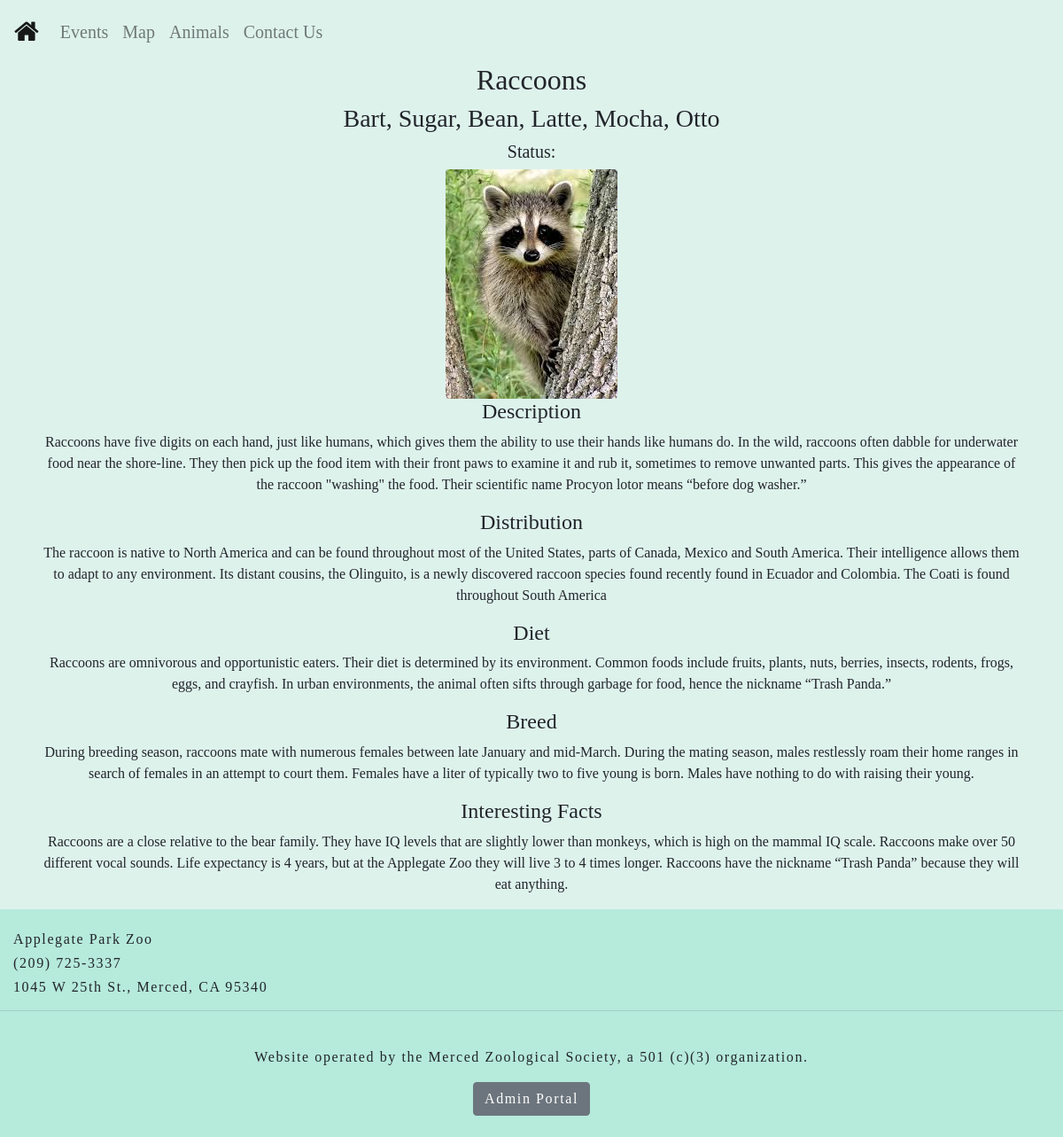
Page /animals/6 on the committed database.
### run.py (models this page shows, shortened)
class Animal(db.Model):
    id_animal = db.Column(db.Integer, primary_key=True)
    names = db.Column(db.String, unique=False, nullable=True)
    name_animal = db.Column(db.String, unique=False, nullable=True)
    dist_animal = db.Column(db.String, unique=False, nullable=True)
    diet_animal = db.Column(db.String, unique=False, nullable=True)
    desc_animal = db.Column(db.String, unique=False, nullable=True)
    breed_animal = db.Column(db.String, unique=False, nullable=True)
    behavior_animal = db.Column(db.String, unique=False, nullable=True)
    status_animal = db.Column(db.String, unique=False, nullable=True)
    fact_animal = db.Column(db.String, unique=False, nullable=True)
    image_filename = db.Column(db.String, default=None, nullable=True)
    image_url = db.Column(db.String, default=None, nullable=True)

### run.py (the view)
@app.route("/animals/<id>")
def animal(id):
    anim = Animal.query.get(id)
    print(anim.image_url)
    return render_template("animal.html", animal=anim)

### templates/animal.html (shortened to what this page needs)
{% extends "layout.html" %}
{% block content %}
<div class="container" style="text-align:center;">
  <h2>{{animal.name_animal}}</h2>
  <h3>{{animal.names}}</h3>
  <h5>Status: {{animal.status_animal}}</h5>
  {% if animal.image_filename %}
  <img class = "rounded" src="/static/img/{{animal.image_filename}}">
  {% else %}
  <img src="/static/img/default.png">
  {% endif %}
  {% if animal.desc_animal %}
  <h4>Description</h4>
  <p>{{animal.desc_animal}}</p>
  {%endif%}
  {% if animal.dist_animal %}
  <h4>Distribution</h4>
  <p>{{animal.dist_animal}}</p>
  {%endif%}
  {% if animal.diet_animal %}
  <h4>Diet</h4>
  <p>{{animal.diet_animal}}</p>
  {%endif%}
  {% if animal.breed_animal %}
  <h4>Breed</h4>
  <p>{{animal.breed_animal}}</p>
  {%endif%}
  {% if animal.fact_animal %}
  <h4>Interesting Facts</h4>
  <p>{{animal.fact_animal}}</p>
  {%endif%}
</div>
{% endblock %}

### static/css/main.css (style rules this page uses)
html, body { max-width: 100%; overflow-x: hidden; font-family: 'Mutsuki'; margin: 0%; background-color:#DEF2EC; }

### rows in the picture
Animal: name_animal "Raccoons", names "Bart, Sugar, Bean, Latte, Mocha, Otto", image_filename (picture), desc_animal "Raccoons have five digits on each hand, just like humans, which gives them the ability to use their hands like humans do. In the wild, raccoons often dabble for underwater food near the shore-line. They then pick up the food item with their front paws to examine it and rub it, sometimes to remove unwanted parts. This gives the appearance of the raccoon \"washing\" the food. Their scientific name Procyon lotor means “before dog washer.”", dist_animal "The raccoon is native to North America and can be found throughout most of the United States, parts of Canada, Mexico and South America. Their intelligence allows them to adapt to any environment. Its distant cousins, the Olinguito, is a newly discovered raccoon species found recently found in Ecuador and Colombia. The Coati is found throughout South America", diet_animal "Raccoons are omnivorous and opportunistic eaters. Their diet is determined by its environment. Common foods include fruits, plants, nuts, berries, insects, rodents, frogs, eggs, and crayfish. In urban environments, the animal often sifts through garbage for food, hence the nickname “Trash Panda.”", breed_animal "During breeding season, raccoons mate with numerous females between late January and mid-March. During the mating season, males restlessly roam their home ranges in search of females in an attempt to court them. Females have a liter of typically two to five young is born. Males have nothing to do with raising their young.", fact_animal "Raccoons are a close relative to the bear family. They have IQ levels that are slightly lower than monkeys, which is high on the mammal IQ scale. Raccoons make over 50 different vocal sounds. Life expectancy is 4 years, but at the Applegate Zoo they will live 3 to 4 times longer. Raccoons have the nickname “Trash Panda” because they will eat anything."
